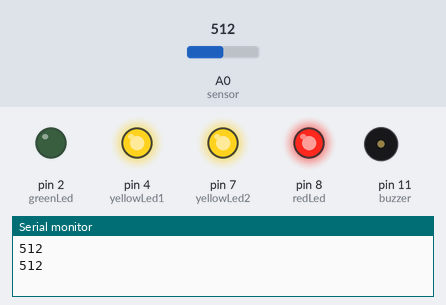
A sketch run on a simulated Arduino Uno, built with avr-gcc and run on an emulated ATmega328P. Parts: output pins drawn as LEDs (lit = HIGH), buzzer (waves = sounding, pin HIGH), the last lines printed to the serial monitor. The inputs (shaded band) are chosen by the test bench; at power-on: A0 (sensor) = 512.

Above: at 1.8 s.
1.9 s: A0 (sensor) set to 596
3.4 s: A0 (sensor) set to 630
At 4.3 s:
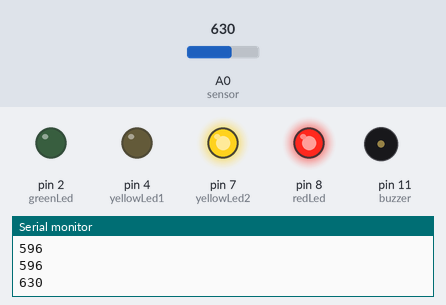
5.5 s: A0 (sensor) set to 806
7.2 s: A0 (sensor) set to 835
At 8.6 s:
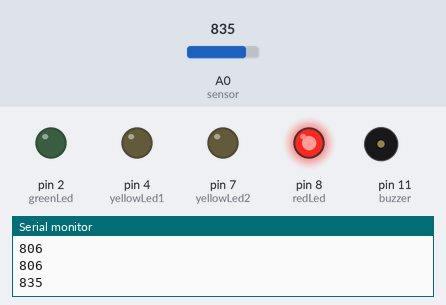
9.5 s: A0 (sensor) set to 306
At 11.2 s:
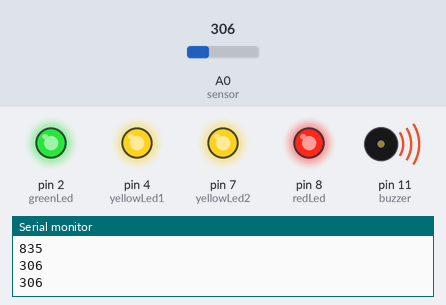
11.5 s: A0 (sensor) set to 349
13.2 s: A0 (sensor) set to 374
At 14.4 s:
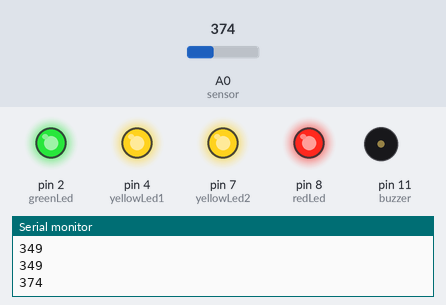
Timing chart, 0 to 16.2 s (numbered marks = the images above; inputs shaded):
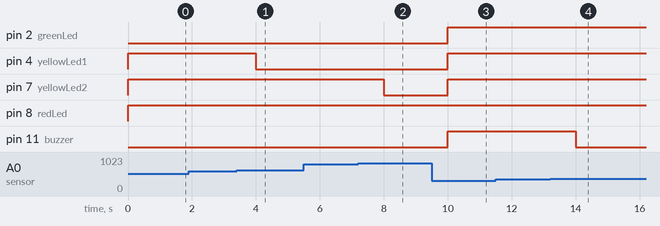

Measured:
- the behaviour switches between 614 and 615 on A0 (sensor) (found by bisection; images 0 and 1)
- the behaviour switches between 819 and 820 on A0 (sensor) (found by bisection; images 1 and 2)
- the behaviour switches between 359 and 360 on A0 (sensor) (found by bisection; images 3 and 4)
- after the input at 3.4 s, pin 4 (yellowLed1): HIGH → LOW after 0.60 s
- after the input at 7.2 s, pin 7 (yellowLed2): HIGH → LOW after 0.80 s
- after the input at 9.5 s, pin 2 (greenLed), pin 4 (yellowLed1), pin 7 (yellowLed2), pin 11 (buzzer): LOW → HIGH after 0.50 s
- after the input at 13.2 s, pin 11 (buzzer): HIGH → LOW after 0.80 s

The sketch:

RKmoistureSensor.ino
```cpp
/*
  If Sensor value is 1023 --> No moisture; turn on Red Led
  If Sensor value is 0 --> High moisture; turn on everything
*/

// Declare Moisture Level
int Lowest = 360;
int Low = 410;
int Normal = 615;
int High = 820;
int Heighest = 1024;

int buzzer = 11;
int greenLed = 2;
int yellowLed1 = 4;
int yellowLed2 = 7;
int redLed = 8;
int sensor = A0;
int rawData = 0;

void setup() {
  pinMode(buzzer, OUTPUT);
  pinMode(greenLed, OUTPUT);
  pinMode(yellowLed1, OUTPUT);
  pinMode(yellowLed2, OUTPUT);
  pinMode(redLed, OUTPUT);
  pinMode(A0, INPUT);
  Serial.begin(9600);
}

void loop() {
  rawData = analogRead(sensor);
  Serial.println (rawData);
  if (rawData < Lowest)
  {
    digitalWrite(redLed, HIGH);
    digitalWrite(yellowLed2, HIGH);
    digitalWrite(yellowLed1, HIGH);
    digitalWrite(greenLed, HIGH);
    digitalWrite(buzzer, HIGH);
  }
  else if (rawData < Low)
  {
    digitalWrite(redLed, HIGH);
    digitalWrite(yellowLed2, HIGH);
    digitalWrite(yellowLed1, HIGH);
    digitalWrite(greenLed, HIGH);
    digitalWrite(buzzer, LOW);
  }
  else if (rawData < Normal)
  {
    digitalWrite(redLed, HIGH);
    digitalWrite(yellowLed2, HIGH);
    digitalWrite(yellowLed1, HIGH);
    digitalWrite(greenLed, LOW);
    digitalWrite(buzzer, LOW);
  }
  else  if (rawData < High)
  {
    digitalWrite(redLed, HIGH);
    digitalWrite(yellowLed2, HIGH);
    digitalWrite(yellowLed1, LOW);
    digitalWrite(greenLed, LOW);
    digitalWrite(buzzer, LOW);
  }
  else  if (rawData < Heighest)
  {
    digitalWrite(redLed, HIGH);
    digitalWrite(yellowLed2, LOW);
    digitalWrite(yellowLed1, LOW);
    digitalWrite(greenLed, LOW);
    digitalWrite(buzzer, LOW);
  }
  delay (1000);
}
```
